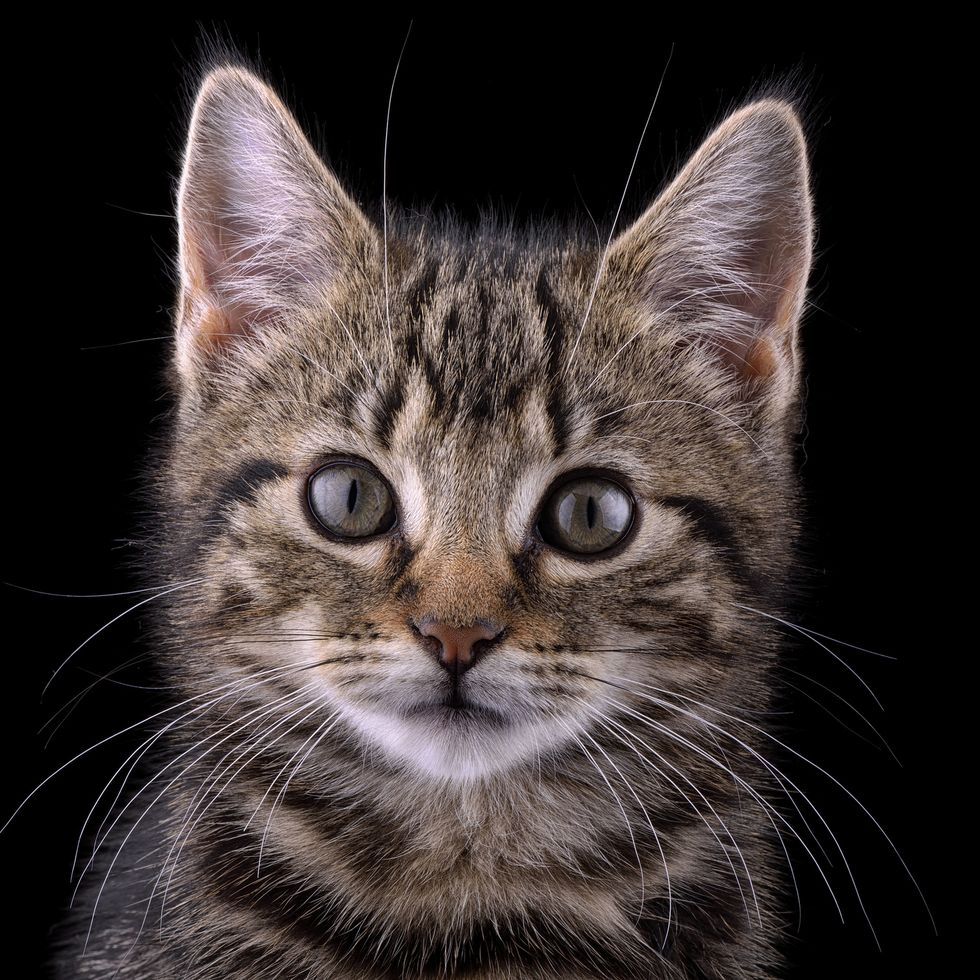
#> input picture OPENCV/images/cat.jpg, 980 x 980 px
$ python gradient.py
#> lines starting #> are read from the running program, lines starting #| are printed output that depends on the picture; after the words box and inside, x2 and y2 are one past the last pixel; in counts of white or black regions, pixels touching at a corner belong together
import cv2 as cv
import numpy as np

img = cv.imread("images/cat.jpg")
#> img is the input picture: shape (980, 980, 3); mean B, G, R 49.5, 50.9, 59.1
cv.imshow("nature" , img)

gray = cv.cvtColor(img,cv.COLOR_BGR2GRAY)
cv.imshow("gray", gray)

# laplacian --> way tpo detect edges
lap = cv.Laplacian(gray, cv.CV_64F)
lap = np.uint8(np.absolute(lap))

cv.imshow("Laplacian", lap)

# Sobel --> calcualtes in 2 direction x and y

sobelx= cv.Sobel(gray, cv.CV_64F, 1, 0 )
sobely = cv. Sobel(gray, cv.CV_64F , 0 , 1)

combined = cv.bitwise_or(sobelx,sobely)
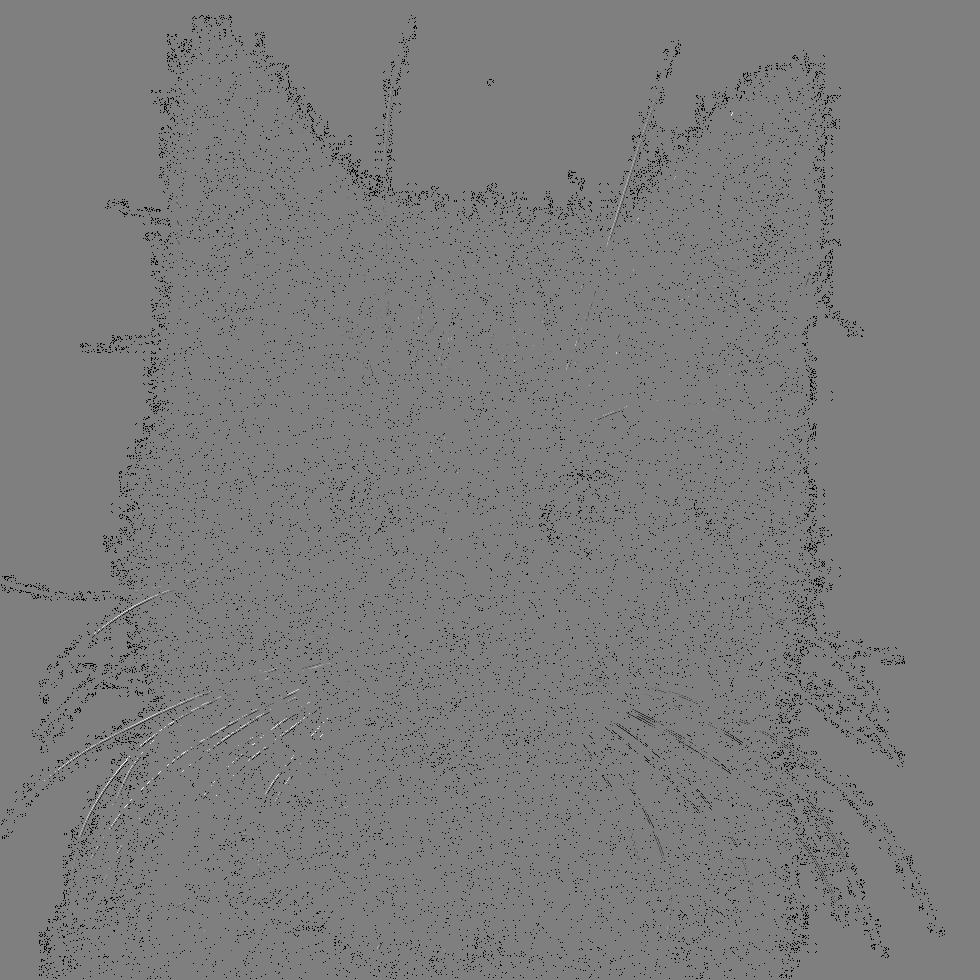
#> combined: shape (980, 980) float64; 2.18% of the values are NaN or infinite; the others: min -130944, max 130944, mean -157.6; drawn with min black, max white, NaN and infinite black

canny = cv.Canny(gray,125,175)
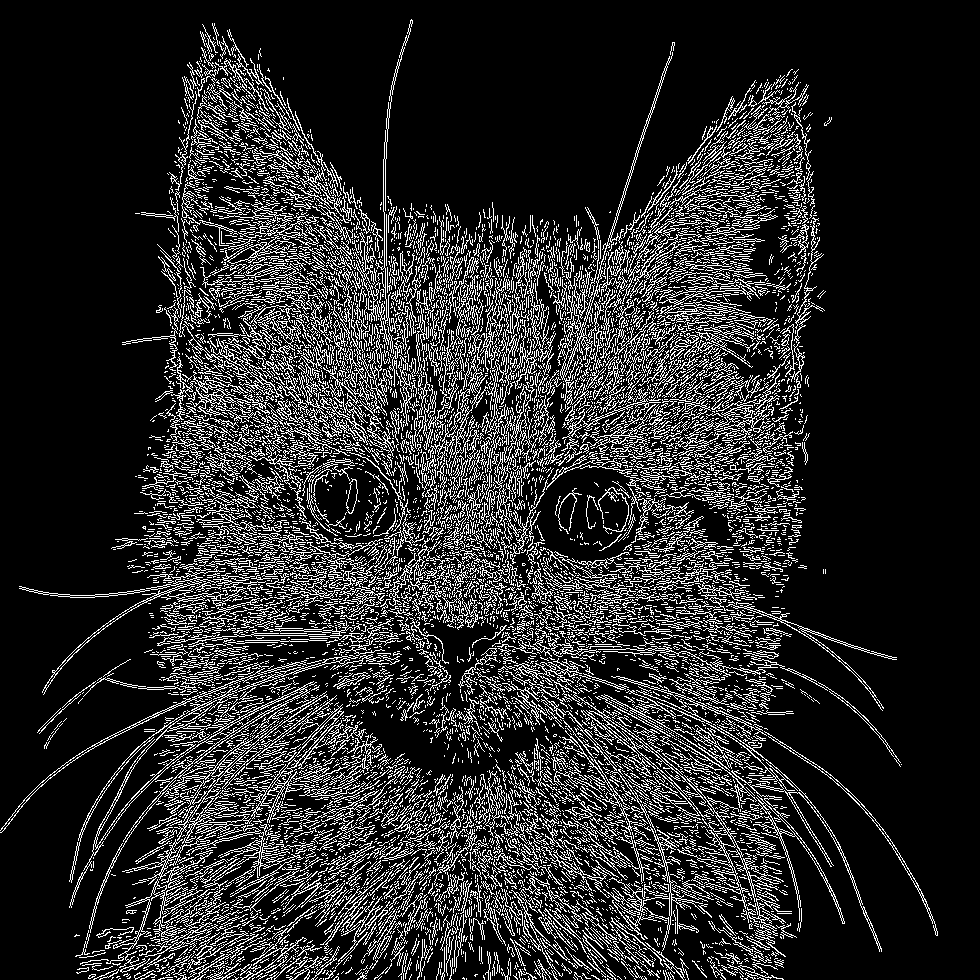
#> canny: shape (980, 980); 16.1% white in thin lines or dots


cv.imshow("sobel x" , sobelx)
cv.imshow("sobel y", sobely)
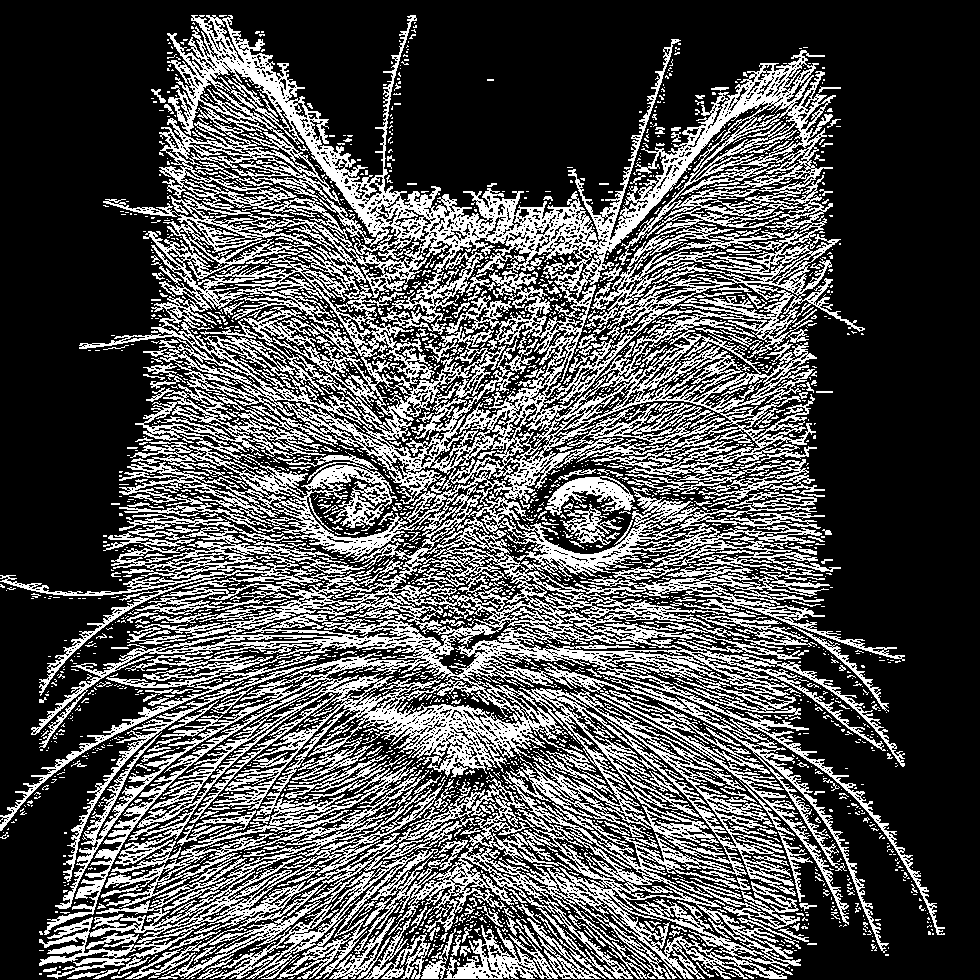
#> window 'sobel y': shape (980, 980); 32.3% white in thin lines or dots
cv.imshow("combined sobel", combined)
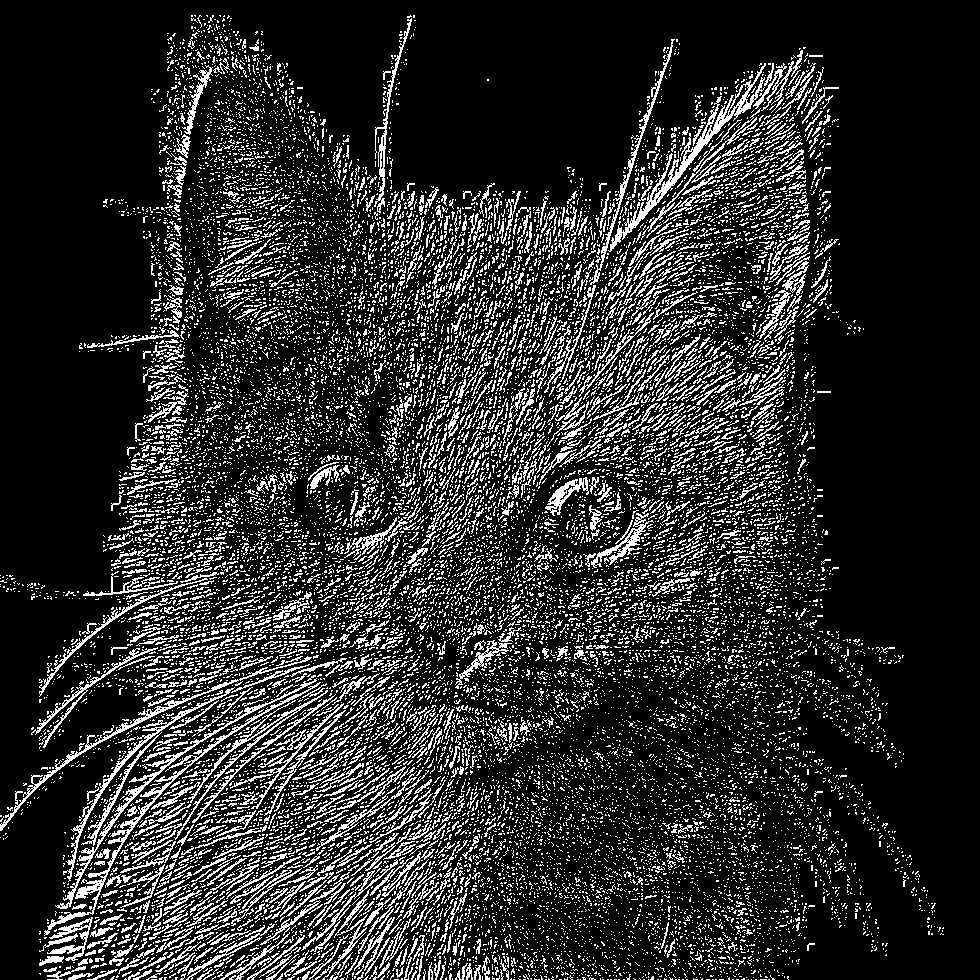
#> window 'combined sobel': shape (980, 980); 16.6% white in thin lines or dots
cv.imshow("canny", canny)


cv.waitKey(0)
